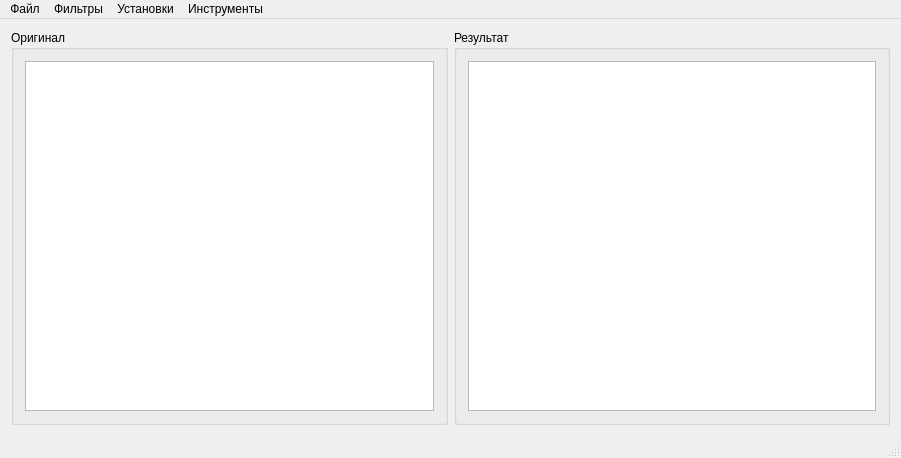
<?xml version="1.0" encoding="UTF-8"?>
<ui version="4.0">
 <class>MainWindow</class>
 <widget class="QMainWindow" name="MainWindow">
  <property name="geometry">
   <rect>
    <x>0</x>
    <y>0</y>
    <width>901</width>
    <height>458</height>
   </rect>
  </property>
  <property name="windowTitle">
   <string>ИТОИ</string>
  </property>
  <widget class="QWidget" name="centralWidget">
   <layout class="QGridLayout" name="gridLayout">
    <item row="0" column="0">
     <widget class="QGroupBox" name="groupOrig">
      <property name="title">
       <string>Оригинал</string>
      </property>
      <layout class="QGridLayout" name="gridLayout_2">
       <item row="0" column="0">
        <widget class="QGraphicsView" name="graphViewOrig"/>
       </item>
      </layout>
     </widget>
    </item>
    <item row="0" column="1">
     <widget class="QGroupBox" name="groupResult">
      <property name="title">
       <string>Результат</string>
      </property>
      <layout class="QGridLayout" name="gridLayout_3">
       <item row="0" column="0">
        <widget class="QGraphicsView" name="graphViewResult"/>
       </item>
      </layout>
     </widget>
    </item>
   </layout>
  </widget>
  <widget class="QMenuBar" name="menuBar">
   <property name="geometry">
    <rect>
     <x>0</x>
     <y>0</y>
     <width>901</width>
     <height>21</height>
    </rect>
   </property>
   <widget class="QMenu" name="menuFile">
    <property name="title">
     <string>Файл</string>
    </property>
    <addaction name="actionLoad"/>
    <addaction name="actionReset"/>
   </widget>
   <widget class="QMenu" name="menuFilters">
    <property name="title">
     <string>Фильтры</string>
    </property>
    <widget class="QMenu" name="menuFiltersConv">
     <property name="title">
      <string>Свёрточные</string>
     </property>
     <addaction name="actionBlurGaussian"/>
     <addaction name="actionSobel"/>
     <addaction name="actionBlurUniform"/>
     <addaction name="actionBlurGaussianSeparate"/>
    </widget>
    <addaction name="menuFiltersConv"/>
   </widget>
   <widget class="QMenu" name="menuSettings">
    <property name="title">
     <string>Установки</string>
    </property>
    <widget class="QMenu" name="menuEdgeResolve">
     <property name="title">
      <string>Обработка края</string>
     </property>
     <addaction name="actionEdgeResolveNull"/>
     <addaction name="actionEdgeResolveNearest"/>
     <addaction name="actionEdgeResolveMirror"/>
     <addaction name="actionEdgeResolveRepeat"/>
    </widget>
    <addaction name="menuEdgeResolve"/>
   </widget>
   <widget class="QMenu" name="menuTools">
    <property name="title">
     <string>Инструменты</string>
    </property>
    <addaction name="actionMakePyramid"/>
    <addaction name="actionPointSearch"/>
   </widget>
   <addaction name="menuFile"/>
   <addaction name="menuFilters"/>
   <addaction name="menuSettings"/>
   <addaction name="menuTools"/>
  </widget>
  <widget class="QStatusBar" name="statusBar"/>
  <action name="actionLoad">
   <property name="text">
    <string>Загрузить...</string>
   </property>
  </action>
  <action name="actionBlurGaussian">
   <property name="text">
    <string>Размытие (по Гауссу)</string>
   </property>
  </action>
  <action name="actionSobel">
   <property name="text">
    <string>Оператор Собеля</string>
   </property>
  </action>
  <action name="actionEdgeResolveNull">
   <property name="checkable">
    <bool>true</bool>
   </property>
   <property name="text">
    <string>Чёрный цвет</string>
   </property>
  </action>
  <action name="actionEdgeResolveNearest">
   <property name="checkable">
    <bool>true</bool>
   </property>
   <property name="text">
    <string>Копировать край</string>
   </property>
  </action>
  <action name="actionEdgeResolveMirror">
   <property name="checkable">
    <bool>true</bool>
   </property>
   <property name="text">
    <string>Отразить</string>
   </property>
  </action>
  <action name="actionEdgeResolveRepeat">
   <property name="checkable">
    <bool>true</bool>
   </property>
   <property name="text">
    <string>Завернуть</string>
   </property>
  </action>
  <action name="actionBlurUniform">
   <property name="text">
    <string>Размытие (box-фильтр)</string>
   </property>
  </action>
  <action name="actionReset">
   <property name="text">
    <string>Сброс</string>
   </property>
  </action>
  <action name="actionBlurGaussianSeparate">
   <property name="text">
    <string>Размытие (по Гауссу) (проверка сепарабельности)</string>
   </property>
  </action>
  <action name="actionMakePyramid">
   <property name="text">
    <string>Создать пирамиду...</string>
   </property>
  </action>
  <action name="actionPointSearch">
   <property name="text">
    <string>Поиск точек...</string>
   </property>
  </action>
 </widget>
 <layoutdefault spacing="6" margin="11"/>
 <resources/>
 <connections/>
</ui>
